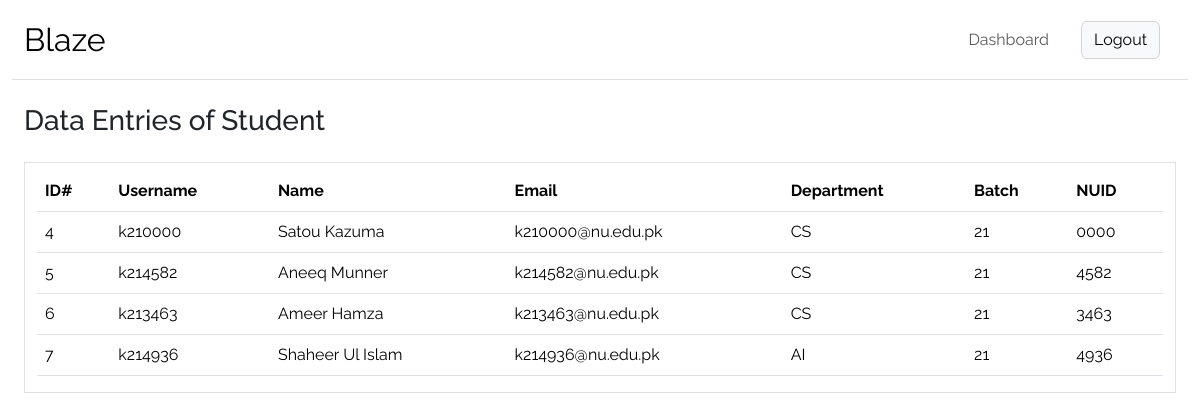
/administration/list_instance/student/ (signed in), run on an earlier commit of the app's database.
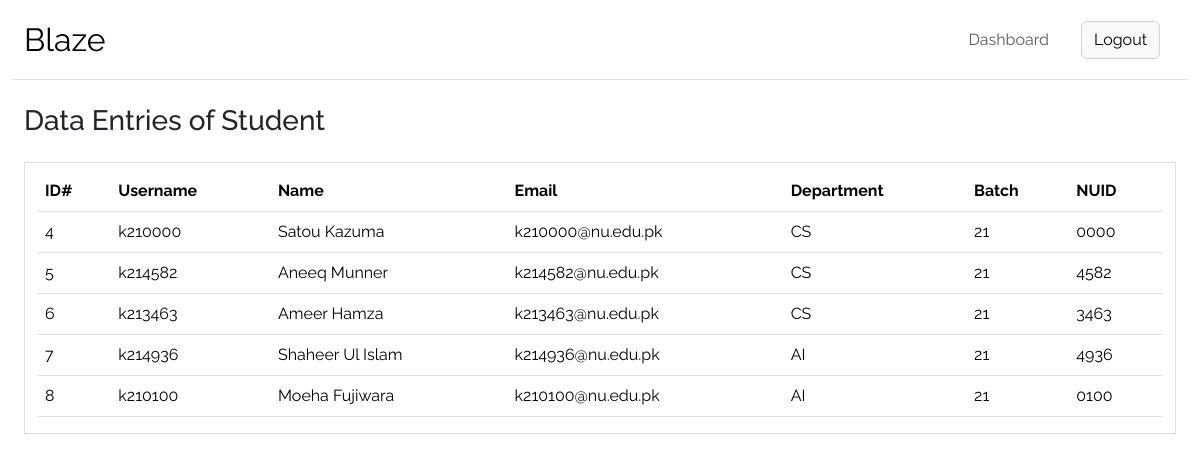
And on a later commit of the database.
### BlazeApp/models.py (models this page shows)
class Student(models.Model):
    Department_Choices = [
        ("CS", "Computer Science"),
        ("SE", "Software Engineering"),
        ("AI", "Artificial Intelligence"),
        ("CYS", "Cyber Security"),
        ("EE", "Electrical Engineering"),
    ]
    user = models.OneToOneField(User, on_delete=models.CASCADE, related_name="student")
    batch = models.CharField(
        max_length=2, null=True, validators=[validate_studentBatch]
    )
    nuid = models.CharField(max_length=4, null=True, validators=[validate_studentNUID])
    department = models.CharField(max_length=30, choices=Department_Choices, null=True)
    profile_picture = models.ImageField(
        upload_to="profile_pics/",
        blank=True,
        null=True,
        default="profile_pics/Default_Profile_Picture.png",
        validators=[
            FileExtensionValidator(
                allowed_extensions=["jpg", "jpeg", "png"]
            ),  # Restrict allowed file extensions
            validate_profilePicture_size,  # Set a maximum file size limit (7 MB in this example)
        ],
    )

class User(AbstractUser):
    pass

### BlazeAdministration/customDecorator.py (the view)
    def _wrapped_view(request, *args, **kwargs):
        if request.user.is_authenticated and request.user.is_superuser:
            return view_func(request, *args, **kwargs)  # Allow access to admin users
        else:
            return views.page_not_found_404(request, exception=404)

### BlazeAdministration/customDecorator.py (called while the page is built)
def admin_required(view_func):
    def _wrapped_view(request, *args, **kwargs):
        if request.user.is_authenticated and request.user.is_superuser:
            return view_func(request, *args, **kwargs)  # Allow access to admin users
        else:
            return views.page_not_found_404(request, exception=404)
    return _wrapped_view

### BlazeAdministration/views.py (called while the page is built)
def list_instance(request, instanceModel):
    entitiesList = ["student", "faculty", "society_page"]
    if instanceModel not in entitiesList:
        return redirect("BlazeAdministration:page_not_found_404")
    if instanceModel == entitiesList[0]:
        dataset = Student.objects.all()
    elif instanceModel == entitiesList[1]:
        dataset = Faculty.objects.all()
    else:
        dataset = SocietyPage.objects.all()
    return render(
        request,
        "BlazeAdministration/list_instance.html",
        {"model": instanceModel, "dataset": dataset},
    )

### BlazeAdministration/templates/BlazeAdministration/list_instance.html (shortened to what this page needs)
{% extends 'BlazeAdministration/base_01.html' %}
{% load static %}
{% block body %}
  <div class="container-fluid">
    <div class="h3 mt-4 mb-4 ">Data Entries of {{ model|title }}</div>
    <div class="container-fluid my-3 border pt-2">
      <table class="table table-hover">
        <thead>
          <tr>
            <th scope="col">ID#</th>
            <th scope="col">Username</th>
            <th scope="col">Name</th>
            <th scope="col">Email</th>
            {% if model == 'student' %}
              <th scope="col">Department</th>
              <th scope="col">Batch</th>
              <th scope="col">NUID</th>
            {% endif %}
          </tr>
        </thead>
        <tbody>
          {% for data in dataset %}
            <tr>
              <td>{{ data.pk }}</td>
              <td>{{ data.user.username }}</td>
              <td>{{ data.user.first_name }} {{ data.user.last_name }}</td>
              <td>{{ data.user.email }}</td>
              {% if model == 'student' %}
                <td>{{ data.department }}</td>
                <td>{{ data.batch }}</td>
                <td>{{ data.nuid }}</td>
              {% endif %}
            </tr>
          {% endfor %}
        </tbody>
      </table>
    </div>
  </div>
{% endblock %}

What changed in the data, as far as the page shows it:
added Student: pk "8", user.username "k210100", user.first_name "Moeha", user.last_name "Fujiwara", user.email "k210100@nu.edu.pk", department "AI", batch "21", nuid "0100"
